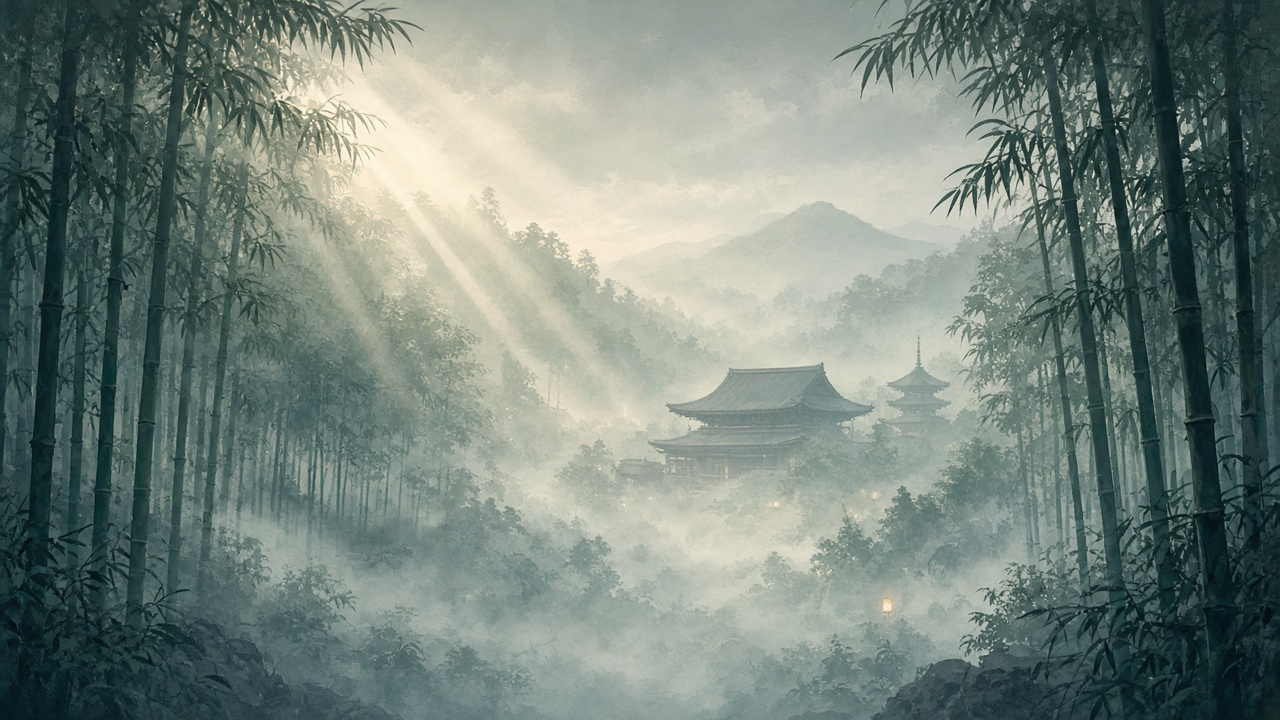
#> input picture art_src/bamboo_bg.jpg, 1280 x 720 px
$ python -i artlib.py   (imports and definitions only)
#> lines starting #> are read from the running program, lines starting #| are printed output that depends on the picture; after the words box and inside, x2 and y2 are one past the last pixel; in counts of white or black regions, pixels touching at a corner belong together
#> further down, picture is the input picture: PIL image 1280x720 RGB; mean R, G, B 119.2, 133, 125.3
"""Shared helpers for the Shadow Ninja art pass (original + CC0 Kenney chrome).
Procedural materials: forged gold/steel/iron bevels, lacquer discs, faceted gems."""
import numpy as np
from PIL import Image, ImageDraw, ImageFilter, ImageFont
from scipy import ndimage as ndi
import os

ROOT = os.path.dirname(os.path.dirname(os.path.abspath(__file__)))
KEN = os.path.join(ROOT, "third_party", "kenney_src")
SRC = os.path.join(ROOT, "art_src")
FONT_SERIF_B = os.path.join(ROOT, "content/original/fonts/SourceSerifPro-Bold.ttf")
rng = np.random.default_rng(7)

GOLD = [(0.0, (28, 14, 3)), (0.28, (88, 52, 12)), (0.48, (156, 106, 34)), (0.66, (210, 162, 72)), (0.82, (244, 212, 136)), (1.0, (255, 248, 220))]
DARKGOLD = [(0.0, (22, 12, 3)), (0.35, (78, 50, 16)), (0.6, (150, 106, 40)), (0.85, (214, 172, 92)), (1.0, (245, 225, 170))]
STEEL = [(0.0, (14, 16, 22)), (0.35, (58, 64, 76)), (0.6, (124, 132, 146)), (0.82, (196, 202, 214)), (1.0, (250, 252, 255))]
IRON = [(0.0, (6, 6, 8)), (0.45, (34, 34, 40)), (0.75, (84, 84, 94)), (1.0, (170, 170, 182))]
IVORY = [(0.0, (60, 52, 40)), (0.4, (150, 140, 120)), (0.7, (222, 214, 194)), (1.0, (255, 252, 240))]
CRIMSON = [(0.0, (30, 2, 4)), (0.4, (110, 10, 16)), (0.7, (186, 30, 34)), (0.9, (236, 92, 80)), (1.0, (255, 200, 180))]


# [7 lines left out: function ramp, not called in this run]


def smooth(x):
    x = np.clip(x, 0, 1)
    return x * x * (3 - 2 * x)


# [81 lines left out: functions ss_mask, noise, heightfield, shade, metal, flat and 1 more, not called in this run]


def blank(w, h):
    return np.zeros((h, w, 4), np.float32)


# [10 lines left out: functions shadow, glow, not called in this run]


def to_img(arr):
    return Image.fromarray(np.clip(arr, 0, 255).astype(np.uint8), "RGBA")


def from_img(im):
    return np.asarray(im.convert("RGBA"), np.float32)


# [17 lines left out: functions erode, dilate, ring, not called in this run]


def disc(w, h, cx, cy, r, ss=4):
    return ss_mask(w, h, lambda d, s: d.ellipse([(cx - r) * s, (cy - r) * s, (cx + r) * s, (cy + r) * s], fill=255), ss)


def poly(w, h, pts, ss=4):
    return ss_mask(w, h, lambda d, s: d.polygon([(x * s, y * s) for x, y in pts], fill=255), ss)


# [72 lines left out: functions kenney_border, kenney_divider, kenney_ui, texture_fill, masked, vignette, not called in this run]


def rect_mask(w, h, x0, y0, x1, y1, r=0, ss=4):
    return ss_mask(w, h, lambda d, s: d.rounded_rectangle([x0 * s, y0 * s, x1 * s, y1 * s], radius=r * s, fill=255), ss)


# [14 lines left out: functions save, text_mask, not called in this run]


def key_green(im, tol=60, soft=40):
#> called with tol = 60, soft = 40
    a = np.asarray(im.convert("RGB"), np.float32)
    bg = np.median(np.concatenate([a[:8].reshape(-1, 3), a[-8:].reshape(-1, 3), a[:, :8].reshape(-1, 3), a[:, -8:].reshape(-1, 3)]), 0)
#> bg = [43, 65, 66]
    d = np.sqrt(((a - bg) ** 2).sum(-1))
    # greenness: g dominant
    gdom = a[..., 1] - np.maximum(a[..., 0], a[..., 2])
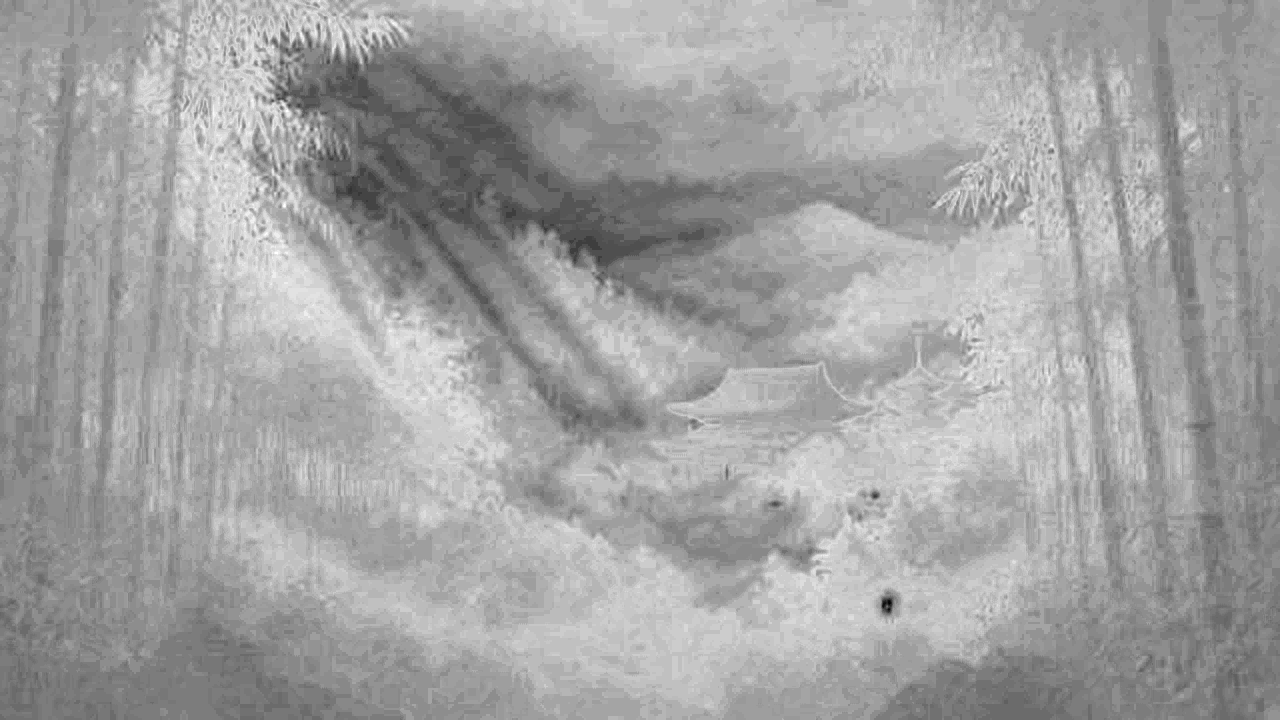
#> gdom: shape (720, 1280) float32; min -26, max 19, mean 2.7; drawn with min black and max white
    bgg = bg[1] - max(bg[0], bg[2])
#> bgg = -1
    alpha = np.clip((d - tol) / soft, 0, 1)
    alpha = np.maximum(alpha, np.clip((bgg * 0.6 - gdom) / 20.0, 0, 1) * (d > tol * 0.5))
    # despill: clamp green to max(r,b) + small
    out = a.copy()
    lim = np.maximum(out[..., 0], out[..., 2]) + 8
    spill = (out[..., 1] > lim)
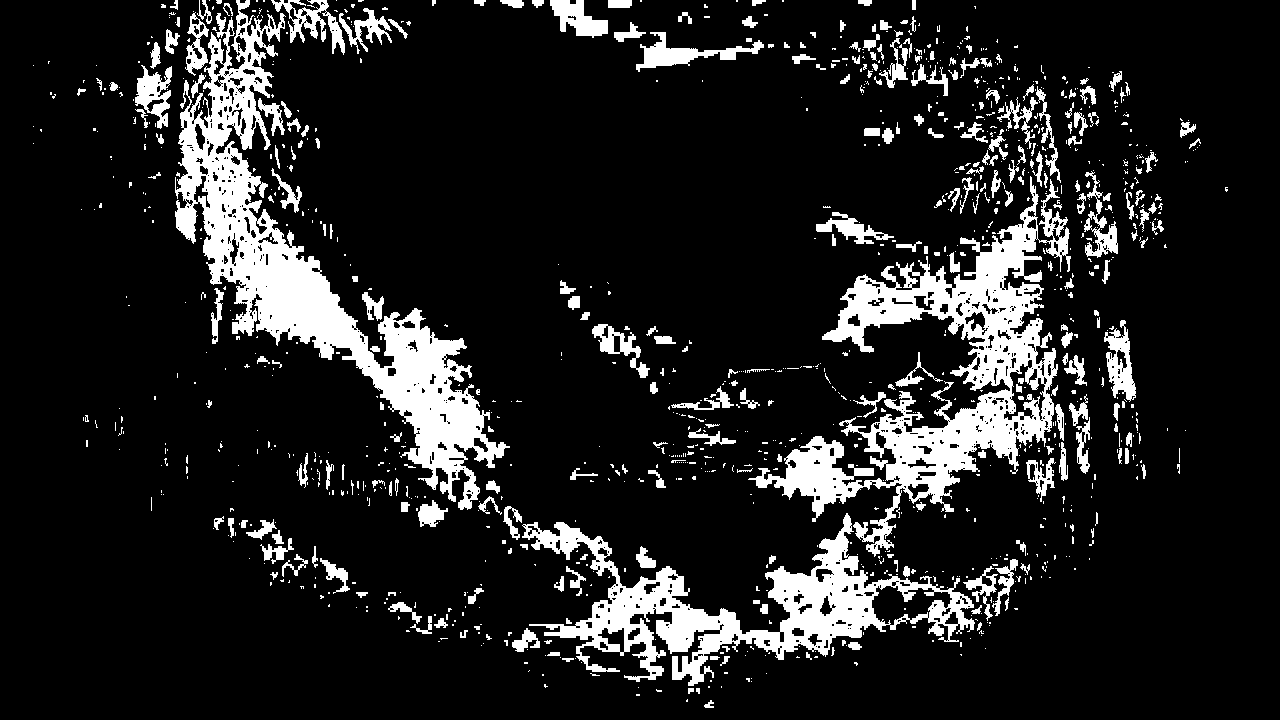
#> spill: shape (720, 1280) bool; 13.4% white; 1164 white regions (880 under 20 px), largest, box (x1, y1, x2, y2) and area: (175, 0, 510, 510) 34333, (748, 176, 1071, 557) 30476, (522, 513, 975, 686) 20541
    out[..., 1] = np.where(spill, lim, out[..., 1])
#> out: shape (720, 1280, 3) float32; mean R, G, B 119.2, 132.7, 125.3
    alpha = ndi.binary_opening(alpha > 0.5, iterations=1) * alpha
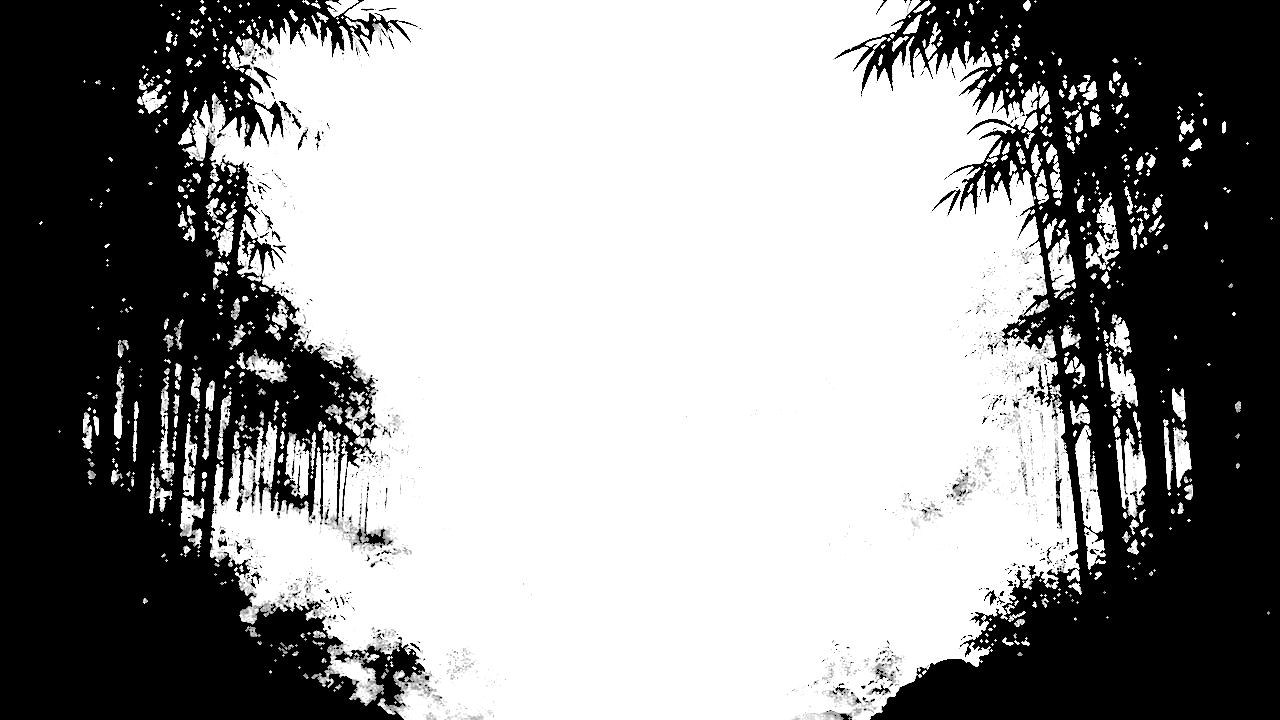
#> alpha: shape (720, 1280) float32; min 0, max 1, mean 0.591
    alpha = ndi.gaussian_filter(alpha, 0.6)
    rgba = np.concatenate([out, (alpha * 255)[..., None]], -1)
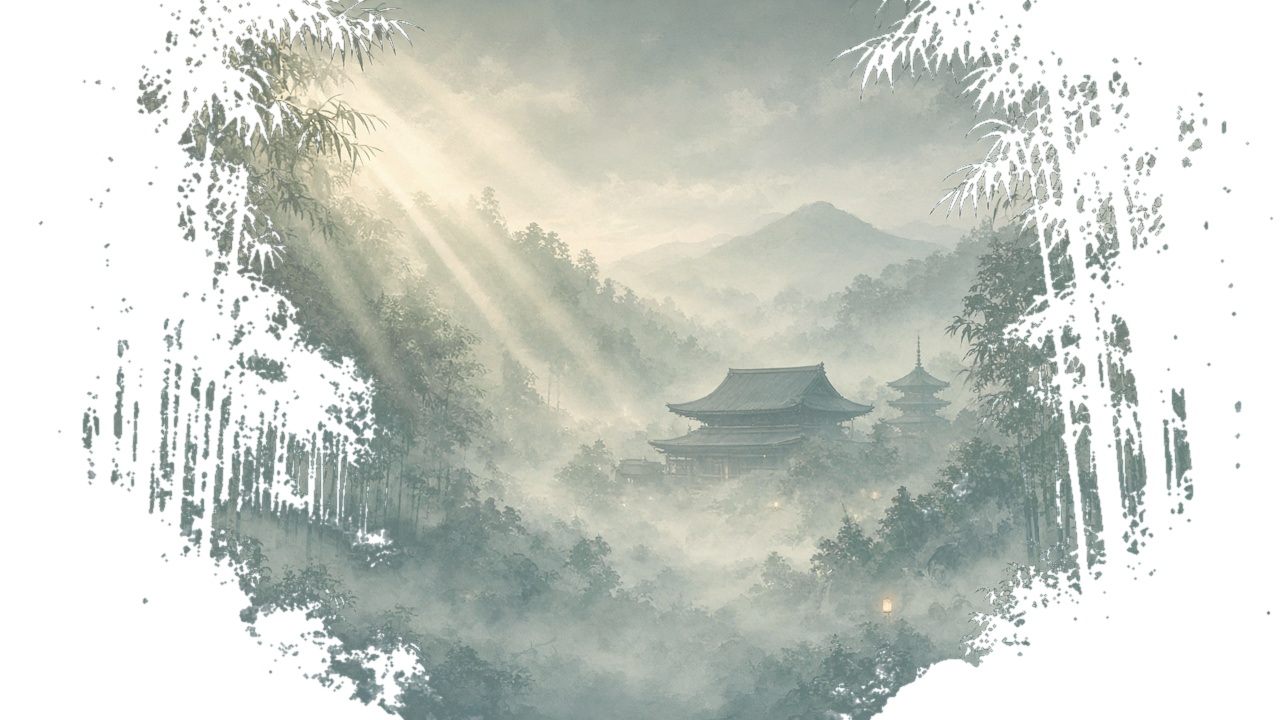
#> rgba: shape (720, 1280, 4) float32; mean R, G, B, A 119.2, 132.7, 125.3, 151.1; transparent parts drawn white
    return rgba

>>> from PIL import Image
>>> picture = Image.open('../art_src/bamboo_bg.jpg')
>>> result = key_green(picture)
